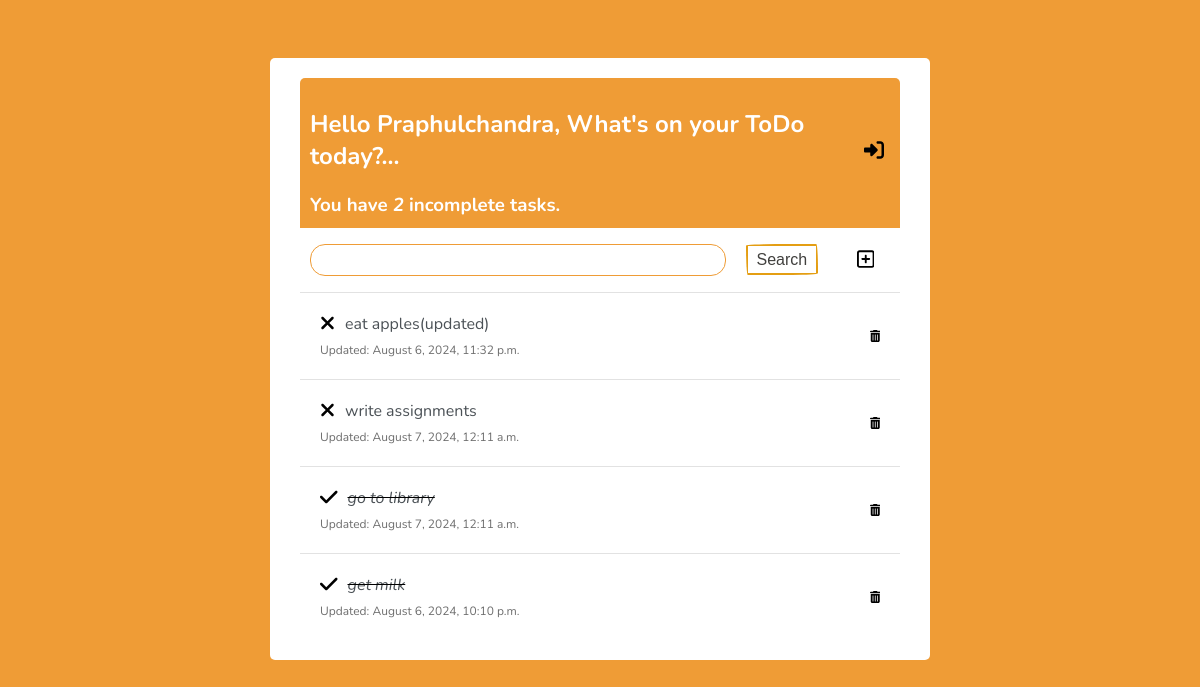
The app's page / (signed in), older data.
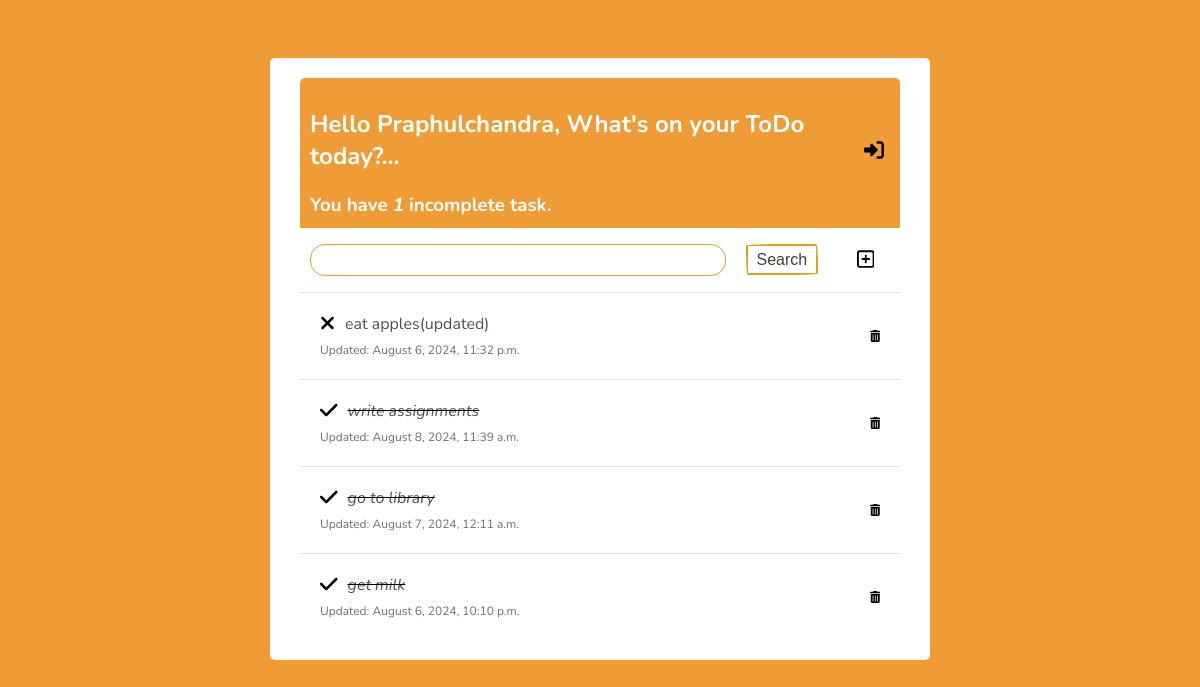
The same page, newer data.
### app/models.py (models this page shows)
class Task(models.Model):
    user = models.ForeignKey(User, on_delete=models.CASCADE, null=True, blank=True)
    title = models.CharField(max_length=200)
    description = models.TextField( null=True, blank=True)
    complete = models.BooleanField(default=False)
    create = models.DateTimeField(auto_now_add=True)
    last_modified = models.DateTimeField(auto_now=True)
    def __str__(self):
        return self.title
    class Meta:
        ordering = ['complete']

### app/views.py (the view)
# urls.py: path('',TaskList.as_view(),name='tasks'),
class TaskList(LoginRequiredMixin,ListView):
    model = Task
    context_object_name = 'tasks'
    login_url = 'login'
    def get_context_data(self, **kwargs):
        context = super().get_context_data(**kwargs)
        context['tasks'] = context['tasks'].filter(user=self.request.user)
        context['count'] = context['tasks'].filter(complete=False).count()
        search_input = self.request.GET.get('search-area') or ''
        if search_input:
            context['tasks'] = context['tasks'].filter(
                title__icontains=search_input)
        context['search_input'] = search_input
        return context

### app/templates/app/task_list.html (shortened to what this page needs)
{% extends 'app/main.html' %}
{% block content %}
<!DOCTYPE html>
<html lang="en">
<head>
</head>
<body>
    <div class="header-bar">
        <div>
            <h2>Hello {{request.user|title}}, What's on your ToDo today?...</h2>
            <h3 style="margin: 0;">You have <i>{{count}}</i> incomplete task{{count|pluralize}}.</h3>
        </div>
        {% if request.user.is_authenticated %}
        <form method="POST" action="{% url 'logout' %}">
            <button type="submit" style="background: none; border: none; cursor: pointer;">
            </button>
        </form>
        {% else %}
        <form method="POST" action="{% url 'login' %}">
            {% csrf_token %}
            <button type="submit">Login</button>
        </form>
        {% endif %}
    </div>
    <div class="search-add-wrapper">
        <form method="GET">
            <input style="margin-top: -4px;" type="text" name="search-area" value="{{search_input}}">
            <input class="btn" type="submit" value="Search">
        </form>
        <a id="add-link" href="{% url 'task-create' %}"></a>
    </div>
    <div class="task-items-wrapper">
        {% for task in tasks %}
        <div class="task-wrapper">
            {% if task.complete %}
            <div class="task-title">
                <div class="task-complete-icon"><svg style="height: 20px;" xmlns="http://www.w3.org/2000/svg" viewBox="0 0 448 512"><path d="M438.6 105.4c12.5 12.5 12.5 32.8 0 45.3l-256 256c-12.5 12.5-32.8 12.5-45.3 0l-128-128c-12.5-12.5-12.5-32.8 0-45.3s32.8-12.5 45.3 0L160 338.7 393.4 105.4c12.5-12.5 32.8-12.5 45.3 0z"/></svg></div>
                <i><s><a href="{% url 'task-update' task.id %}">{{task}}</a></s></i>
            </div>
            <p class="time-zone">Updated: {{ task.last_modified|date:"F j, Y, g:i a" }}</p>
            <a class="delete-link" href="{% url 'task-delete' task.id %}"></a>
            {% else %}
            <div class="task-title">
                <div class="task-incomplete-icon"></div>
                <a href="{% url 'task-update' task.id %}">{{task}}</a>
            </div>
            <p class="time-zone">Updated: {{ task.last_modified|date:"F j, Y, g:i a" }}</p>
            <a class="delete-link" href="{% url 'task-delete' task.id %}"></a>
            {% endif %}
        </div>
        {%empty%}
        <h2>No items found</h2>
        {% endfor %}
    </div>
</body>
</html>
{% endblock content %}

### app/templates/app/main.html (shortened to what this page needs)
<!DOCTYPE html>
<html lang="en">
<head>
</head>
<body>
    <div class="container">
        {% block content %}
        {% endblock content %}
    </div>
</body>
</html>

### app/templates/app/main.html (style rules this page uses)
body { font-family: 'Nunito', sans-serif; padding-top: 50px; background-color: #ef9c36; background-image: url("https://www.transparenttextures.com/patterns/arches.png"); }
h1,h2,h3 { font-family: 'Nunito',sans-serif; font-weight: 700; }
a,p { color: #4b5156; }
a { text-decoration: none; }
.container { max-width: 600px; min-width: 270px; margin: auto; background-color: #fff; padding: 20px 30px; border-radius: 5px; }
.header-bar { display: flex; justify-content: space-between; align-items: center; color: #fff; padding: 10px; border-radius: 5px 5px 0 0; background-color: #ef9c36; background-image: url("https://www.transparenttextures.com/patterns/arches.png"); }
.task-wrapper { display: flex; justify-content: space-between; align-items: center; padding: 20px; padding-bottom: 40px; background: #fff; border-top: 1px solid rgb(226, 226, 226); overflow-y: scroll; position: relative; }
.task-title { display: flex; position: relative; }
.task-title a { text-decoration: none; color: #4b5156; margin-left: 10px; }
.time-zone { font-size: 12px; color: #6e6e6e; position: absolute; top: 10; left: 0; margin-top: 60px; margin-left: 20px; }
.delete-link { margin-bottom: -23px; }
.search-add-wrapper { display: flex; justify-content: space-between; align-items: center; padding: 10px; width: 94%; }
.search-add-wrapper > form { margin: 10px 0; display: flex; height: 24px; width: 90%; }
.search-add-wrapper > a { margin-top: 12px; }
input[type=text], input[type=password], textarea { border: 1.5px solid #ef9c36; border-radius: 15px; padding: 10px; width: 90%; height: 10px; margin-top: 0; margin-bottom: 7px; margin-right: 20px; }
#add-link { margin-top: 5px; }
.btn { border: 1.5px solid #e49e13; background-color: #ef9c36; color: #FAFAFA; padding: 4px 10px; font-size: 14px; border-radius: 8px; cursor: pointer; text-decoration: none; width: 80px; }
.btn { align-self: center; background-color: #fff; background-image: none; background-position: 0 90%; background-repeat: repeat no-repeat; background-size: 4px 3px; border-radius: 15px 225px 255px 15px 15px 255px 225px 15px; border-style: solid; border-width: 2px; box-sizing: border-box; color: #41403e; cursor: pointer; display: inline-block; font-family: Neucha, sans-serif; font-size: 1rem; line-height: 23px; outline: none; padding: 2px 7px; text-decoration: none; transition: all 235ms ease-in-out; border-bottom-left-radius: 15px 255px; border-bottom-right-radius: 225px 15px; border-top-left-radius: 255px 15px; border-top-right-radius: 15px 225px; user-select: none; -webkit-user-select: none; touch-action: manipulation; transition: background-color 0.4s, color 0.4s ease-in-out; }

Row changes from the older to the newer data that the page shows:
changed Task "write assignments": complete False → True (drawn); last_modified "August 7, 2024, 12:11 a.m." → "August 8, 2024, 11:39 a.m."
Text that changed along with them:
{{ count }}: "2" → "1"
